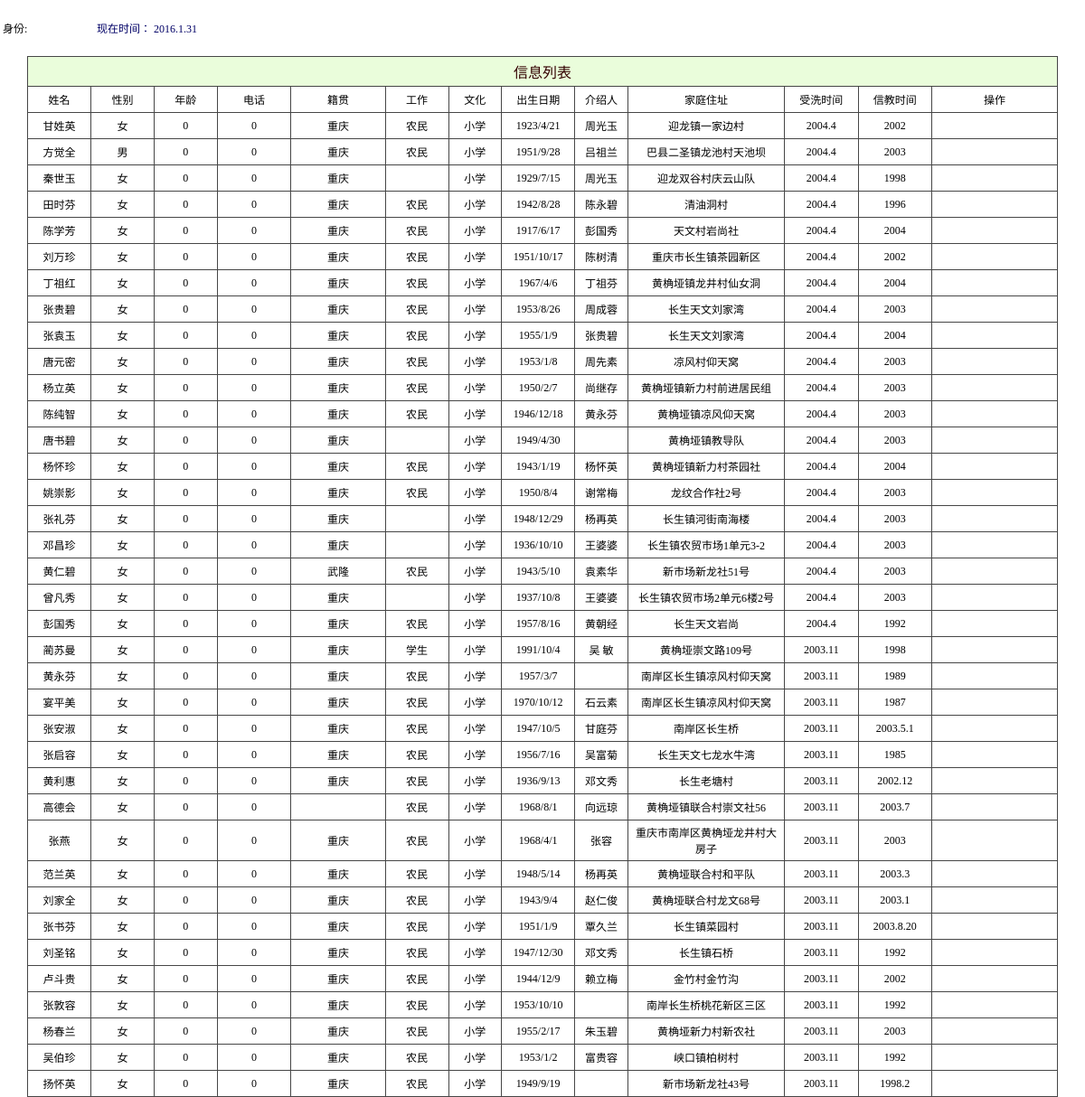
/admin/user_xinxi.php?wenhua=小学, run on the app's committed database.
### tables this page shows
CREATE TABLE IF NOT EXISTS `church` (
  `Cid` int(6) NOT NULL AUTO_INCREMENT,
  `sex` varchar(10) NOT NULL,
  `age` int(3) NOT NULL,
  `birth` varchar(20) NOT NULL,
  `paster` varchar(6) NOT NULL,
  `pasterdate` varchar(12) NOT NULL,
  `believedate` varchar(12) NOT NULL,
  `pasterplace` varchar(10) NOT NULL DEFAULT '救主堂',
  `jiguan` varchar(10) NOT NULL,
  `address` varchar(30) NOT NULL,
  `tel` int(20) NOT NULL,
  `wenhua` varchar(6) NOT NULL,
  `job` varchar(6) NOT NULL,
  `deathdate` varchar(8) NOT NULL,
  `txt` varchar(20) NOT NULL,
  `introduce` varchar(5) NOT NULL,
  `name` varchar(6) NOT NULL,
  PRIMARY KEY (`Cid`)
);

### admin/user_xinxi.php (the view, shortened to what this page needs)
<?php
    $query="select * from admin where username='$_SESSION[username]'";
	$result=mysql_query($query);
    $row = mysql_fetch_array($result);
?>
<!DOCTYPE html PUBLIC "-//W3C//DTD XHTML 1.0 Transitional//EN" "http://www.w3.org/TR/xhtml1/DTD/xhtml1-transitional.dtd">
<html xmlns="http://www.w3.org/1999/xhtml">
<head>
<link href="../css/css.css" rel="stylesheet" type="text/css" />
<link href="../css/style.css" rel="stylesheet" type="text/css" />
</head>
<body>
<table width="100%" border="0" cellspacing="0" cellpadding="0">
  <tr>
    <td height="30">      <table width="100%" border="0" cellspacing="0" cellpadding="0">
        <tr>
          <td height="62" background="../images/nav04.gif">
		   <table width="428" border="0">
             <tr>
               <td width="41">身份:</td>
               <td width="55"><span class="button"><?php echo($row["list"]);?></span></td>
               <td width="318"><a href="#" onclick="sousuo()"id="navmenu">
 现在时间：
</a></td>
             </tr>
           </table></td>
        </tr>
    </table></td></tr>
  <tr>
    <td><table id="subtree1" style="DISPLAY: " width="100%" border="0" cellspacing="0" cellpadding="0">
        <tr>
          <td><table width="95%" border="0" align="center" cellpadding="0" cellspacing="0">
              <tr>
                <td height="40" class="font42">
				<table width="100%" border="0" cellpadding="4" cellspacing="1" bgcolor="#464646" class="newfont03">
				 <tr class="CTitle" >
                     <td height="22" colspan="13" align="center" class="select_tr STYLE2" style="font-size:16px">信息列表</td>
                  </tr>
                  </tr>
				  <tr bgcolor="#FFFFFF" style="text-align:center">
				    <td width="6%" height="20">姓名</td>
				    <td width="6%" >性别</td>
				    <td width="6%" >年龄</td>
				    <td width="7%">电话</td>
                    <td width="9%">籍贯</td>
                    <td width="6%">工作</td>
                    <td width="5%">文化</td>
                    <td width="7%">出生日期</td>
                    <td width="5%">介绍人</td>
                    <td width="15%">家庭住址</td>
                    <td width="7%">受洗时间</td>
                    <td width="7%">信教时间</td>
                     <td width="12%">操作</td>
				  </tr>
<?php
$xinxi=array();
$xinxi['name']=$_POST['name'];
$xinxi['sex']=$_POST['sex'];
$xinxi['wenhua']=$_REQUEST['wenhua'];
$xinxi['deathdate']=$_REQUEST['deathdate'];
$xinxi['pasterdate']=$_REQUEST['pasterdate'];
$arr=$xinxi;
foreach( $arr as $k=>$v){
    if( !$v )
        unset( $arr[$k] );
}
 $count=count($arr);
 if($count==1){
 	$OneKey =array_keys($arr);
 	$OneValue=array_values($arr);
 	$sql ="select * from church where {$OneKey[0]} like '%{$OneValue[0]}%'  order by Cid desc " ;
 }
	$result = mysql_query($sql);
while ($row = mysql_fetch_assoc($result)) {
?>
				  <tr bgcolor="#FFFFFF" style="text-align:center">
				    <td height="20"><?php echo ($row["name"]); ?></td>
				    <td ><?php echo ($row["sex"]); ?></td>
				    <td><?php echo ($row["age"]); ?></td>
                    <td><?php echo ($row["tel"]); ?></td>
                    <td><?php echo ($row["jiguan"]); ?></td>
                    <td><?php echo ($row["job"]); ?></td>
                    <td><?php echo ($row["wenhua"]); ?></td>
                    <td><?php echo ($row["birth"]); ?></td>
                    <td><?php echo ($row["introduce"]); ?></td>
                    <td><?php echo ($row["address"]); ?></td>
                    <td><?php echo ($row["pasterdate"]); ?></td>
                    <td><?php echo ($row["believedate"]); ?></td>
                    <td></td>
<?php
}
?>  </tr>
            </table>
      </table>
</table>
</body>
</html>

### css/css.css (style rules this page uses)
.newfont03 { font-family: "����"; font-size: 12px; color: #000000; text-decoration: none; }

### css/style.css (style rules this page uses)
body { margin:0px; }
html { scrollbar-face-color:#CCD0DB; scrollbar-highlight-color:#fff; scrollbar-shadow-color:#fff; scrollbar-3dlight-color:#6795B4; scrollbar-arrow-color:#20669A; scrollbar-track-color:#fff; scrollbar-darkshadow-color:#6795B4; border:0; }
html { overflow-x: hidden; overflow-y: auto; }
TD { font-size: 12px; }
a:link,a:visited { text-decoration:none; color:#006; }
.CTitle { background:#6795B4; padding:5px; text-align:left; color:#FFFFFF; font-size:13px; font-family: Verdana, Arial, Helvetica, sans-serif; }
.select_tr { background-color: #EAFDDB; }

### admin/user_xinxi.php (style rules this page uses)
html { overflow-x: auto; overflow-y: auto; border:0; }

### data on the page
church: name "甘姓英", sex "女", age "0", tel "0", jiguan "重庆", job "农民", wenhua "小学", birth "1923/4/21", introduce "周光玉", address "迎龙镇一家边村", pasterdate "2004.4", believedate "2002"
church: name "方觉全", sex "男", age "0", tel "0", jiguan "重庆", job "农民", wenhua "小学", birth "1951/9/28", introduce "吕祖兰", address "巴县二圣镇龙池村天池坝", pasterdate "2004.4", believedate "2003"
church: name "秦世玉", sex "女", age "0", tel "0", jiguan "重庆", wenhua "小学", birth "1929/7/15", introduce "周光玉", address "迎龙双谷村庆云山队", pasterdate "2004.4", believedate "1998"
church: name "田时芬", sex "女", age "0", tel "0", jiguan "重庆", job "农民", wenhua "小学", birth "1942/8/28", introduce "陈永碧", address "清油洞村", pasterdate "2004.4", believedate "1996"
church: name "陈学芳", sex "女", age "0", tel "0", jiguan "重庆", job "农民", wenhua "小学", birth "1917/6/17", introduce "彭国秀", address "天文村岩尚社", pasterdate "2004.4", believedate "2004"
church: name "刘万珍", sex "女", age "0", tel "0", jiguan "重庆", job "农民", wenhua "小学", birth "1951/10/17", introduce "陈树清", address "重庆市长生镇茶园新区", pasterdate "2004.4", believedate "2002"
church: name "丁祖红", sex "女", age "0", tel "0", jiguan "重庆", job "农民", wenhua "小学", birth "1967/4/6", introduce "丁祖芬", address "黄桷垭镇龙井村仙女洞", pasterdate "2004.4", believedate "2004"
church: name "张贵碧", sex "女", age "0", tel "0", jiguan "重庆", job "农民", wenhua "小学", birth "1953/8/26", introduce "周成蓉", address "长生天文刘家湾", pasterdate "2004.4", believedate "2003"
church: name "张袁玉", sex "女", age "0", tel "0", jiguan "重庆", job "农民", wenhua "小学", birth "1955/1/9", introduce "张贵碧", address "长生天文刘家湾", pasterdate "2004.4", believedate "2004"
church: name "唐元密", sex "女", age "0", tel "0", jiguan "重庆", job "农民", wenhua "小学", birth "1953/1/8", introduce "周先素", address "凉风村仰天窝", pasterdate "2004.4", believedate "2003"
church: name "杨立英", sex "女", age "0", tel "0", jiguan "重庆", job "农民", wenhua "小学", birth "1950/2/7", introduce "尚继存", address "黄桷垭镇新力村前进居民组", pasterdate "2004.4", believedate "2003"
church: name "陈纯智", sex "女", age "0", tel "0", jiguan "重庆", job "农民", wenhua "小学", birth "1946/12/18", introduce "黄永芬", address "黄桷垭镇凉风仰天窝", pasterdate "2004.4", believedate "2003"
church: name "唐书碧", sex "女", age "0", tel "0", jiguan "重庆", wenhua "小学", birth "1949/4/30", address "黄桷垭镇教导队", pasterdate "2004.4", believedate "2003"
church: name "杨怀珍", sex "女", age "0", tel "0", jiguan "重庆", job "农民", wenhua "小学", birth "1943/1/19", introduce "杨怀英", address "黄桷垭镇新力村茶园社", pasterdate "2004.4", believedate "2004"
church: name "姚崇影", sex "女", age "0", tel "0", jiguan "重庆", job "农民", wenhua "小学", birth "1950/8/4", introduce "谢常梅", address "龙纹合作社2号", pasterdate "2004.4", believedate "2003"
church: name "张礼芬", sex "女", age "0", tel "0", jiguan "重庆", wenhua "小学", birth "1948/12/29", introduce "杨再英", address "长生镇河街南海楼", pasterdate "2004.4", believedate "2003"
church: name "邓昌珍", sex "女", age "0", tel "0", jiguan "重庆", wenhua "小学", birth "1936/10/10", introduce "王婆婆", address "长生镇农贸市场1单元3-2", pasterdate "2004.4", believedate "2003"
church: name "黄仁碧", sex "女", age "0", tel "0", jiguan "武隆", job "农民", wenhua "小学", birth "1943/5/10", introduce "袁素华", address "新市场新龙社51号", pasterdate "2004.4", believedate "2003"
church: name "曾凡秀", sex "女", age "0", tel "0", jiguan "重庆", wenhua "小学", birth "1937/10/8", introduce "王婆婆", address "长生镇农贸市场2单元6楼2号", pasterdate "2004.4", believedate "2003"
church: name "彭国秀", sex "女", age "0", tel "0", jiguan "重庆", job "农民", wenhua "小学", birth "1957/8/16", introduce "黄朝经", address "长生天文岩尚", pasterdate "2004.4", believedate "1992"
church: name "蔺苏曼", sex "女", age "0", tel "0", jiguan "重庆", job "学生", wenhua "小学", birth "1991/10/4", introduce "吴 敏", address "黄桷垭崇文路109号", pasterdate "2003.11", believedate "1998"
church: name "黄永芬", sex "女", age "0", tel "0", jiguan "重庆", job "农民", wenhua "小学", birth "1957/3/7", address "南岸区长生镇凉风村仰天窝", pasterdate "2003.11", believedate "1989"
church: name "宴平美", sex "女", age "0", tel "0", jiguan "重庆", job "农民", wenhua "小学", birth "1970/10/12", introduce "石云素", address "南岸区长生镇凉风村仰天窝", pasterdate "2003.11", believedate "1987"
church: name "张安淑", sex "女", age "0", tel "0", jiguan "重庆", job "农民", wenhua "小学", birth "1947/10/5", introduce "甘庭芬", address "南岸区长生桥", pasterdate "2003.11", believedate "2003.5.1"
church: name "张启容", sex "女", age "0", tel "0", jiguan "重庆", job "农民", wenhua "小学", birth "1956/7/16", introduce "吴富菊", address "长生天文七龙水牛湾", pasterdate "2003.11", believedate "1985"
church: name "黄利惠", sex "女", age "0", tel "0", jiguan "重庆", job "农民", wenhua "小学", birth "1936/9/13", introduce "邓文秀", address "长生老塘村", pasterdate "2003.11", believedate "2002.12"
church: name "高德会", sex "女", age "0", tel "0", job "农民", wenhua "小学", birth "1968/8/1", introduce "向远琼", address "黄桷垭镇联合村崇文社56", pasterdate "2003.11", believedate "2003.7"
church: name "张燕", sex "女", age "0", tel "0", jiguan "重庆", job "农民", wenhua "小学", birth "1968/4/1", introduce "张容", address "重庆市南岸区黄桷垭龙井村大房子", pasterdate "2003.11", believedate "2003"
church: name "范兰英", sex "女", age "0", tel "0", jiguan "重庆", job "农民", wenhua "小学", birth "1948/5/14", introduce "杨再英", address "黄桷垭联合村和平队", pasterdate "2003.11", believedate "2003.3"
church: name "刘家全", sex "女", age "0", tel "0", jiguan "重庆", job "农民", wenhua "小学", birth "1943/9/4", introduce "赵仁俊", address "黄桷垭联合村龙文68号", pasterdate "2003.11", believedate "2003.1"
church: name "张书芬", sex "女", age "0", tel "0", jiguan "重庆", job "农民", wenhua "小学", birth "1951/1/9", introduce "覃久兰", address "长生镇菜园村", pasterdate "2003.11", believedate "2003.8.20"
church: name "刘圣铭", sex "女", age "0", tel "0", jiguan "重庆", job "农民", wenhua "小学", birth "1947/12/30", introduce "邓文秀", address "长生镇石桥", pasterdate "2003.11", believedate "1992"
church: name "卢斗贵", sex "女", age "0", tel "0", jiguan "重庆", job "农民", wenhua "小学", birth "1944/12/9", introduce "赖立梅", address "金竹村金竹沟", pasterdate "2003.11", believedate "2002"
church: name "张敦容", sex "女", age "0", tel "0", jiguan "重庆", job "农民", wenhua "小学", birth "1953/10/10", address "南岸长生桥桃花新区三区", pasterdate "2003.11", believedate "1992"
church: name "杨春兰", sex "女", age "0", tel "0", jiguan "重庆", job "农民", wenhua "小学", birth "1955/2/17", introduce "朱玉碧", address "黄桷垭新力村新农社", pasterdate "2003.11", believedate "2003"
church: name "吴伯珍", sex "女", age "0", tel "0", jiguan "重庆", job "农民", wenhua "小学", birth "1953/1/2", introduce "富贵容", address "峡口镇柏树村", pasterdate "2003.11", believedate "1992"
church: name "扬怀英", sex "女", age "0", tel "0", jiguan "重庆", job "农民", wenhua "小学", birth "1949/9/19", address "新市场新龙社43号", pasterdate "2003.11", believedate "1998.2"
